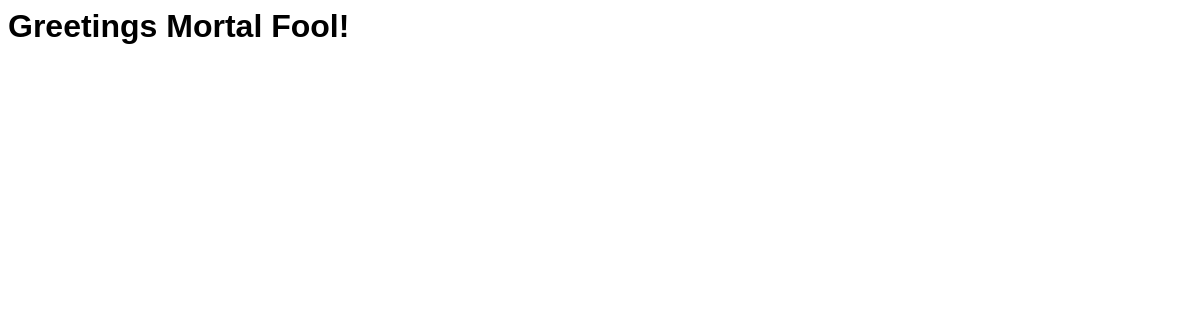
The app's page /, older data.
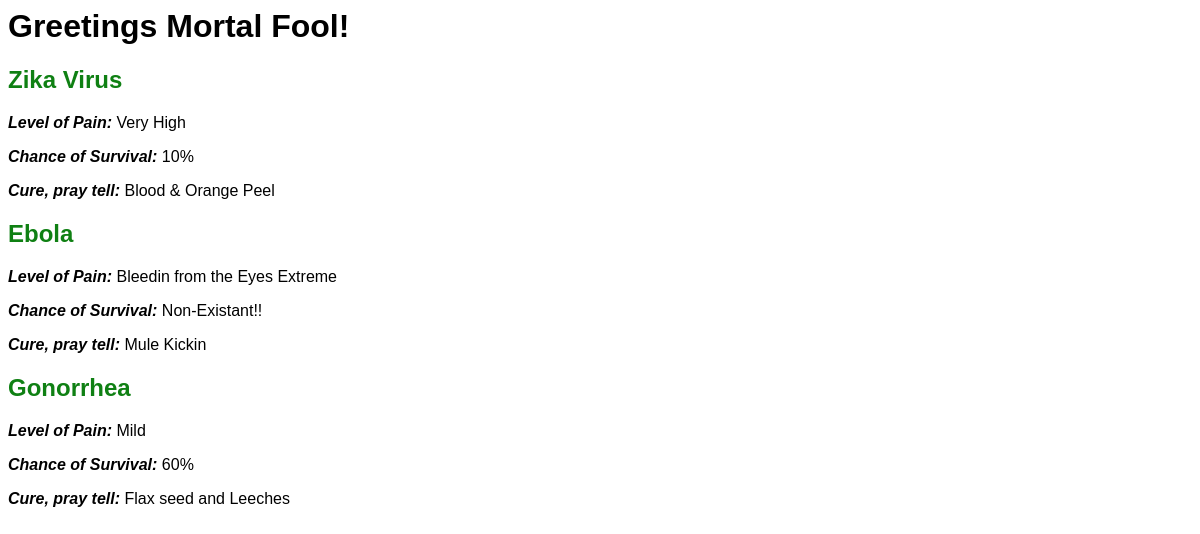
The same page, newer data.
### main_app/models.py (models this page shows, shortened)
class Disease(models.Model):
	name = models.CharField(max_length = 30)
	pain = models.CharField(max_length = 30)
	cure = models.CharField(max_length = 100)
	survivability = models.IntegerField()

### main_app/views.py (the view)
# urls.py: url(r'^$', views.index)
def index(request):
	context = {
	"diseases": Disease.objects.all()
	}
	return render(request, 'index.html', context) #used to render index.html in templates directory

### main_app/templates/index.html
{%load staticfiles%}
<html>
	<head>
		<link rel="stylesheet" type="text/css" href="{%static 'style.css'%}">
	</head>
	<body>
		<head>
			<h1>Greetings Mortal Fool!</h1>
			{%for d in diseases%}
				<p><h2>{{d.name}}</h2></p>
				<p><b>Level of Pain: </b>{{d.pain}}</p>
				{%if d.survivability > 0%}
					<p><b>Chance of Survival: </b>{{d.survivability}}%</p>
				{%else%}
					<p><b>Chance of Survival: </b>Non-Existant!!</p>
				{%endif%}
				<p><b>Cure, pray tell: </b>{{d.cure}}</p>
			{%endfor%}
		</head>
	</body>
</html>

### main_app/static/style.css (style rules this page uses)
h2 { color: 0F8013; }
body { font-family: verdana, georgia, sans-serif }
body b { font-style: italic; }

Row changes from the older to the newer data that the page shows:
added Disease: name "Zika Virus", pain "Very High", survivability "10", cure "Blood & Orange Peel"
added Disease: name "Ebola", pain "Bleedin from the Eyes Extreme", shows "Chance of Survival:", survivability "Non-Existant!!", cure "Mule Kickin"
added Disease: name "Gonorrhea", pain "Mild", survivability "60", cure "Flax seed and Leeches"
